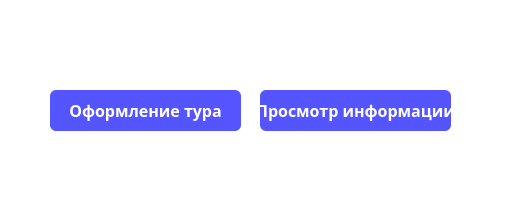
<?xml version="1.0" encoding="UTF-8"?>
<ui version="4.0">
 <class>MainWindow</class>
 <widget class="QMainWindow" name="MainWindow">
  <property name="geometry">
   <rect>
    <x>0</x>
    <y>0</y>
    <width>510</width>
    <height>218</height>
   </rect>
  </property>
  <property name="windowTitle">
   <string>BusinessAssistant</string>
  </property>
  <property name="styleSheet">
   <string notr="true">background-color: white;</string>
  </property>
  <widget class="QWidget" name="centralwidget">
   <widget class="QPushButton" name="decorButton">
    <property name="geometry">
     <rect>
      <x>50</x>
      <y>90</y>
      <width>191</width>
      <height>41</height>
     </rect>
    </property>
    <property name="font">
     <font>
      <family>Bahnschrift</family>
      <pointsize>12</pointsize>
      <weight>75</weight>
      <bold>true</bold>
     </font>
    </property>
    <property name="cursor">
     <cursorShape>PointingHandCursor</cursorShape>
    </property>
    <property name="styleSheet">
     <string notr="true">QPushButton{
	border-radius: 6px;
	background-color: rgb(85, 85, 255);
	color: white;
}

QPushButton::hover{
	border-radius: 6px;
	background-color: rgb(85, 0, 255);
	color: white;
}

QPushButton::pressed{
	border-radius: 6px;
	background-color: #BEB775;
	color: white;
}
</string>
    </property>
    <property name="text">
     <string>Оформление тура</string>
    </property>
   </widget>
   <widget class="QPushButton" name="infoButton">
    <property name="geometry">
     <rect>
      <x>260</x>
      <y>90</y>
      <width>191</width>
      <height>41</height>
     </rect>
    </property>
    <property name="font">
     <font>
      <family>Bahnschrift</family>
      <pointsize>12</pointsize>
      <weight>75</weight>
      <bold>true</bold>
     </font>
    </property>
    <property name="cursor">
     <cursorShape>PointingHandCursor</cursorShape>
    </property>
    <property name="styleSheet">
     <string notr="true">QPushButton{
	border-radius: 6px;
	background-color: rgb(85, 85, 255);
	color: white;
}

QPushButton::hover{
	border-radius: 6px;
	background-color: rgb(85, 0, 255);
	color: white;
}

QPushButton::pressed{
	border-radius: 6px;
	background-color: #BEB775;
	color: white;
}
</string>
    </property>
    <property name="text">
     <string>Просмотр информации</string>
    </property>
   </widget>
  </widget>
 </widget>
 <resources/>
 <connections/>
</ui>
